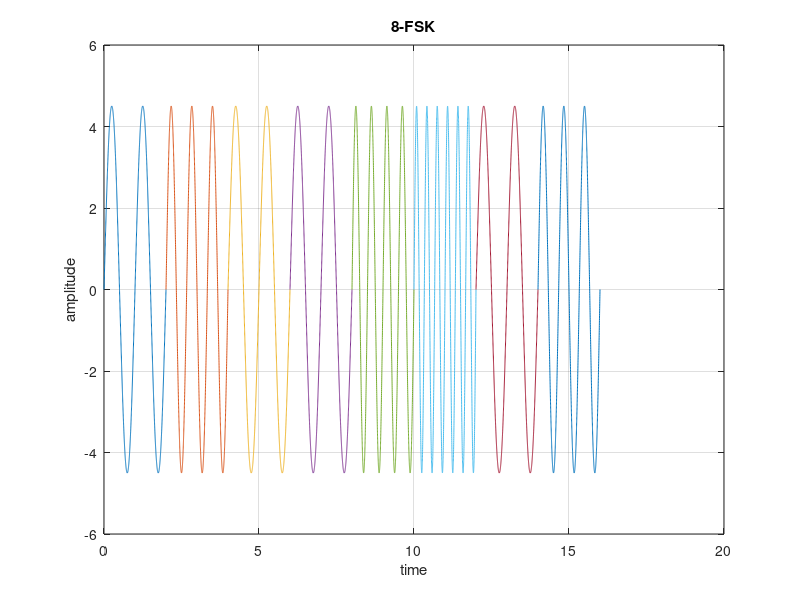

This figure's MATLAB source:
% Shadril Hassan Shifat
% ID: 20-42451-1

% Data Communication Lab Task - 4
% Title: Study of Digital to Analog Conversion using MATLAB
% Performance Task for Lab Report (b)
close all;
clc;
clear all;
%ID=AB-CDEFG-H
A=2;
B=0;
C=4;
D=2;
E=4;
F=5;
G=1;
H=1;

% Converting E=4, F=5 and G=1 to 8 bit ASCII characters array
bitStream_1= dec2bin(E,8)-'0';
bitStream_2= dec2bin(F,8)-'0';
bitStream_3= dec2bin(G,8)-'0';
% genarating bit stream array
bitStream= [bitStream_1 bitStream_2 bitStream_3]; 
% calculating length of bit stream
n=length(bitStream); 
ts=2;
%frequency
fd=4.5;
fs=1000;
i=1;
g=0;
while i:3:n
    %width of any pulse 
    t=g*ts:1/fs:(g+1)*ts;
    %condition
    if bitStream(i)==0 && bitStream(i+1)==0 && bitStream(i+2)==0
        fsk=4.5*sin(2*pi*t);
        
    elseif bitStream(i)==0 && bitStream(i+1)==0 && bitStream(i+2)==1
        fsk=4.5*sin(2*pi*1.5*t);
        
    elseif bitStream(i)==0 && bitStream(i+1)==1 && bitStream(i+2)==0
        fsk=4.5*sin(2*pi*2*t);
  
    elseif bitStream(i)==0 && bitStream(i+1)==1 && bitStream(i+2)==1
        fsk=4.5*sin(2*pi*2.5*t);
  
    elseif bitStream(i)==1 && bitStream(i+1)==0 && bitStream(i+2)==0
        fsk=4.5*sin(2*pi*3*t);
        
    elseif bitStream(i)==1 && bitStream(i+1)==0 && bitStream(i+2)==1
        fsk=4.5*sin(2*pi*3.5*t);

    elseif bitStream(i)==1 && bitStream(i+1)==1 && bitStream(i+2)==0
        fsk=4.5*sin(2*pi*4*t);
        
    elseif bitStream(i)==1 && bitStream(i+1)==1 && bitStream(i+2)==1
        fsk=4.5*sin(2*pi*4.5*t);
        
    end
    
    %plotting graph
    plot(t,fsk);
    hold on;
    grid on;
    title('8-FSK');
    xlabel('time');
    ylabel('amplitude')
    
    i=i+3;
    g=g+1;
end;
hold off;